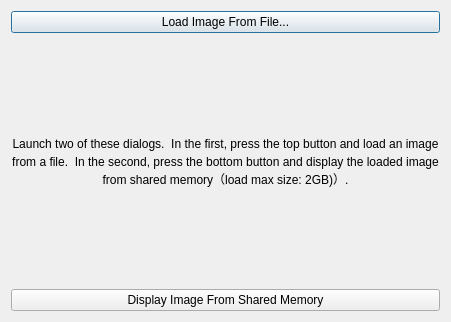
<?xml version="1.0" encoding="UTF-8"?>
<ui version="4.0">
 <class>Dialog</class>
 <widget class="QDialog" name="Dialog">
  <property name="geometry">
   <rect>
    <x>0</x>
    <y>0</y>
    <width>451</width>
    <height>322</height>
   </rect>
  </property>
  <property name="windowTitle">
   <string>Dialog</string>
  </property>
  <layout class="QGridLayout">
   <item row="0" column="0">
    <widget class="QPushButton" name="loadFromFileButton">
     <property name="text">
      <string>Load Image From File...</string>
     </property>
    </widget>
   </item>
   <item row="1" column="0">
    <widget class="QLabel" name="label">
     <property name="text">
      <string>Launch two of these dialogs.  In the first, press the top button and load an image from a file.  In the second, press the bottom button and display the loaded image from shared memory（load max size: 2GB)）.</string>
     </property>
     <property name="alignment">
      <set>Qt::AlignCenter</set>
     </property>
     <property name="wordWrap">
      <bool>true</bool>
     </property>
    </widget>
   </item>
   <item row="2" column="0">
    <widget class="QPushButton" name="loadFromSharedMemoryButton">
     <property name="text">
      <string>Display Image From Shared Memory</string>
     </property>
    </widget>
   </item>
  </layout>
 </widget>
 <resources/>
 <connections/>
</ui>
